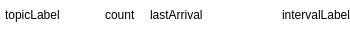
<?xml version="1.0" encoding="UTF-8"?>
<ui version="4.0">
 <class>TopicCountSummary</class>
 <widget class="QWidget" name="TopicCountSummary">
  <property name="geometry">
   <rect>
    <x>0</x>
    <y>0</y>
    <width>350</width>
    <height>30</height>
   </rect>
  </property>
  <property name="minimumSize">
   <size>
    <width>350</width>
    <height>30</height>
   </size>
  </property>
  <property name="maximumSize">
   <size>
    <width>16777215</width>
    <height>30</height>
   </size>
  </property>
  <property name="palette">
   <palette>
    <active>
     <colorrole role="WindowText">
      <brush brushstyle="SolidPattern">
       <color alpha="255">
        <red>0</red>
        <green>0</green>
        <blue>0</blue>
       </color>
      </brush>
     </colorrole>
     <colorrole role="Button">
      <brush brushstyle="SolidPattern">
       <color alpha="255">
        <red>255</red>
        <green>255</green>
        <blue>255</blue>
       </color>
      </brush>
     </colorrole>
     <colorrole role="Light">
      <brush brushstyle="SolidPattern">
       <color alpha="255">
        <red>255</red>
        <green>255</green>
        <blue>255</blue>
       </color>
      </brush>
     </colorrole>
     <colorrole role="Midlight">
      <brush brushstyle="SolidPattern">
       <color alpha="255">
        <red>255</red>
        <green>255</green>
        <blue>255</blue>
       </color>
      </brush>
     </colorrole>
     <colorrole role="Dark">
      <brush brushstyle="SolidPattern">
       <color alpha="255">
        <red>127</red>
        <green>127</green>
        <blue>127</blue>
       </color>
      </brush>
     </colorrole>
     <colorrole role="Mid">
      <brush brushstyle="SolidPattern">
       <color alpha="255">
        <red>170</red>
        <green>170</green>
        <blue>170</blue>
       </color>
      </brush>
     </colorrole>
     <colorrole role="Text">
      <brush brushstyle="SolidPattern">
       <color alpha="255">
        <red>0</red>
        <green>0</green>
        <blue>0</blue>
       </color>
      </brush>
     </colorrole>
     <colorrole role="BrightText">
      <brush brushstyle="SolidPattern">
       <color alpha="255">
        <red>255</red>
        <green>255</green>
        <blue>255</blue>
       </color>
      </brush>
     </colorrole>
     <colorrole role="ButtonText">
      <brush brushstyle="SolidPattern">
       <color alpha="255">
        <red>0</red>
        <green>0</green>
        <blue>0</blue>
       </color>
      </brush>
     </colorrole>
     <colorrole role="Base">
      <brush brushstyle="SolidPattern">
       <color alpha="255">
        <red>255</red>
        <green>255</green>
        <blue>255</blue>
       </color>
      </brush>
     </colorrole>
     <colorrole role="Window">
      <brush brushstyle="SolidPattern">
       <color alpha="255">
        <red>255</red>
        <green>255</green>
        <blue>255</blue>
       </color>
      </brush>
     </colorrole>
     <colorrole role="Shadow">
      <brush brushstyle="SolidPattern">
       <color alpha="255">
        <red>0</red>
        <green>0</green>
        <blue>0</blue>
       </color>
      </brush>
     </colorrole>
     <colorrole role="AlternateBase">
      <brush brushstyle="SolidPattern">
       <color alpha="255">
        <red>255</red>
        <green>255</green>
        <blue>255</blue>
       </color>
      </brush>
     </colorrole>
     <colorrole role="ToolTipBase">
      <brush brushstyle="SolidPattern">
       <color alpha="255">
        <red>255</red>
        <green>255</green>
        <blue>220</blue>
       </color>
      </brush>
     </colorrole>
     <colorrole role="ToolTipText">
      <brush brushstyle="SolidPattern">
       <color alpha="255">
        <red>0</red>
        <green>0</green>
        <blue>0</blue>
       </color>
      </brush>
     </colorrole>
    </active>
    <inactive>
     <colorrole role="WindowText">
      <brush brushstyle="SolidPattern">
       <color alpha="255">
        <red>0</red>
        <green>0</green>
        <blue>0</blue>
       </color>
      </brush>
     </colorrole>
     <colorrole role="Button">
      <brush brushstyle="SolidPattern">
       <color alpha="255">
        <red>255</red>
        <green>255</green>
        <blue>255</blue>
       </color>
      </brush>
     </colorrole>
     <colorrole role="Light">
      <brush brushstyle="SolidPattern">
       <color alpha="255">
        <red>255</red>
        <green>255</green>
        <blue>255</blue>
       </color>
      </brush>
     </colorrole>
     <colorrole role="Midlight">
      <brush brushstyle="SolidPattern">
       <color alpha="255">
        <red>255</red>
        <green>255</green>
        <blue>255</blue>
       </color>
      </brush>
     </colorrole>
     <colorrole role="Dark">
      <brush brushstyle="SolidPattern">
       <color alpha="255">
        <red>127</red>
        <green>127</green>
        <blue>127</blue>
       </color>
      </brush>
     </colorrole>
     <colorrole role="Mid">
      <brush brushstyle="SolidPattern">
       <color alpha="255">
        <red>170</red>
        <green>170</green>
        <blue>170</blue>
       </color>
      </brush>
     </colorrole>
     <colorrole role="Text">
      <brush brushstyle="SolidPattern">
       <color alpha="255">
        <red>0</red>
        <green>0</green>
        <blue>0</blue>
       </color>
      </brush>
     </colorrole>
     <colorrole role="BrightText">
      <brush brushstyle="SolidPattern">
       <color alpha="255">
        <red>255</red>
        <green>255</green>
        <blue>255</blue>
       </color>
      </brush>
     </colorrole>
     <colorrole role="ButtonText">
      <brush brushstyle="SolidPattern">
       <color alpha="255">
        <red>0</red>
        <green>0</green>
        <blue>0</blue>
       </color>
      </brush>
     </colorrole>
     <colorrole role="Base">
      <brush brushstyle="SolidPattern">
       <color alpha="255">
        <red>255</red>
        <green>255</green>
        <blue>255</blue>
       </color>
      </brush>
     </colorrole>
     <colorrole role="Window">
      <brush brushstyle="SolidPattern">
       <color alpha="255">
        <red>255</red>
        <green>255</green>
        <blue>255</blue>
       </color>
      </brush>
     </colorrole>
     <colorrole role="Shadow">
      <brush brushstyle="SolidPattern">
       <color alpha="255">
        <red>0</red>
        <green>0</green>
        <blue>0</blue>
       </color>
      </brush>
     </colorrole>
     <colorrole role="AlternateBase">
      <brush brushstyle="SolidPattern">
       <color alpha="255">
        <red>255</red>
        <green>255</green>
        <blue>255</blue>
       </color>
      </brush>
     </colorrole>
     <colorrole role="ToolTipBase">
      <brush brushstyle="SolidPattern">
       <color alpha="255">
        <red>255</red>
        <green>255</green>
        <blue>220</blue>
       </color>
      </brush>
     </colorrole>
     <colorrole role="ToolTipText">
      <brush brushstyle="SolidPattern">
       <color alpha="255">
        <red>0</red>
        <green>0</green>
        <blue>0</blue>
       </color>
      </brush>
     </colorrole>
    </inactive>
    <disabled>
     <colorrole role="WindowText">
      <brush brushstyle="SolidPattern">
       <color alpha="255">
        <red>127</red>
        <green>127</green>
        <blue>127</blue>
       </color>
      </brush>
     </colorrole>
     <colorrole role="Button">
      <brush brushstyle="SolidPattern">
       <color alpha="255">
        <red>255</red>
        <green>255</green>
        <blue>255</blue>
       </color>
      </brush>
     </colorrole>
     <colorrole role="Light">
      <brush brushstyle="SolidPattern">
       <color alpha="255">
        <red>255</red>
        <green>255</green>
        <blue>255</blue>
       </color>
      </brush>
     </colorrole>
     <colorrole role="Midlight">
      <brush brushstyle="SolidPattern">
       <color alpha="255">
        <red>255</red>
        <green>255</green>
        <blue>255</blue>
       </color>
      </brush>
     </colorrole>
     <colorrole role="Dark">
      <brush brushstyle="SolidPattern">
       <color alpha="255">
        <red>127</red>
        <green>127</green>
        <blue>127</blue>
       </color>
      </brush>
     </colorrole>
     <colorrole role="Mid">
      <brush brushstyle="SolidPattern">
       <color alpha="255">
        <red>170</red>
        <green>170</green>
        <blue>170</blue>
       </color>
      </brush>
     </colorrole>
     <colorrole role="Text">
      <brush brushstyle="SolidPattern">
       <color alpha="255">
        <red>127</red>
        <green>127</green>
        <blue>127</blue>
       </color>
      </brush>
     </colorrole>
     <colorrole role="BrightText">
      <brush brushstyle="SolidPattern">
       <color alpha="255">
        <red>255</red>
        <green>255</green>
        <blue>255</blue>
       </color>
      </brush>
     </colorrole>
     <colorrole role="ButtonText">
      <brush brushstyle="SolidPattern">
       <color alpha="255">
        <red>127</red>
        <green>127</green>
        <blue>127</blue>
       </color>
      </brush>
     </colorrole>
     <colorrole role="Base">
      <brush brushstyle="SolidPattern">
       <color alpha="255">
        <red>255</red>
        <green>255</green>
        <blue>255</blue>
       </color>
      </brush>
     </colorrole>
     <colorrole role="Window">
      <brush brushstyle="SolidPattern">
       <color alpha="255">
        <red>255</red>
        <green>255</green>
        <blue>255</blue>
       </color>
      </brush>
     </colorrole>
     <colorrole role="Shadow">
      <brush brushstyle="SolidPattern">
       <color alpha="255">
        <red>0</red>
        <green>0</green>
        <blue>0</blue>
       </color>
      </brush>
     </colorrole>
     <colorrole role="AlternateBase">
      <brush brushstyle="SolidPattern">
       <color alpha="255">
        <red>255</red>
        <green>255</green>
        <blue>255</blue>
       </color>
      </brush>
     </colorrole>
     <colorrole role="ToolTipBase">
      <brush brushstyle="SolidPattern">
       <color alpha="255">
        <red>255</red>
        <green>255</green>
        <blue>220</blue>
       </color>
      </brush>
     </colorrole>
     <colorrole role="ToolTipText">
      <brush brushstyle="SolidPattern">
       <color alpha="255">
        <red>0</red>
        <green>0</green>
        <blue>0</blue>
       </color>
      </brush>
     </colorrole>
    </disabled>
   </palette>
  </property>
  <property name="windowTitle">
   <string>Form</string>
  </property>
  <layout class="QGridLayout" name="gridLayout">
   <property name="leftMargin">
    <number>0</number>
   </property>
   <property name="topMargin">
    <number>0</number>
   </property>
   <property name="rightMargin">
    <number>0</number>
   </property>
   <property name="bottomMargin">
    <number>0</number>
   </property>
   <property name="spacing">
    <number>0</number>
   </property>
   <item row="0" column="0">
    <layout class="QHBoxLayout" name="horizontalLayout">
     <property name="spacing">
      <number>0</number>
     </property>
     <item>
      <widget class="QLabel" name="topicLabel">
       <property name="sizePolicy">
        <sizepolicy hsizetype="Minimum" vsizetype="Preferred">
         <horstretch>1</horstretch>
         <verstretch>0</verstretch>
        </sizepolicy>
       </property>
       <property name="minimumSize">
        <size>
         <width>150</width>
         <height>0</height>
        </size>
       </property>
       <property name="maximumSize">
        <size>
         <width>800</width>
         <height>16777215</height>
        </size>
       </property>
       <property name="baseSize">
        <size>
         <width>150</width>
         <height>0</height>
        </size>
       </property>
       <property name="lineWidth">
        <number>0</number>
       </property>
       <property name="text">
        <string>topicLabel</string>
       </property>
       <property name="alignment">
        <set>Qt::AlignLeading|Qt::AlignLeft|Qt::AlignVCenter</set>
       </property>
       <property name="indent">
        <number>5</number>
       </property>
      </widget>
     </item>
     <item>
      <widget class="QLabel" name="issueLabel">
       <property name="sizePolicy">
        <sizepolicy hsizetype="Preferred" vsizetype="Preferred">
         <horstretch>1</horstretch>
         <verstretch>0</verstretch>
        </sizepolicy>
       </property>
       <property name="minimumSize">
        <size>
         <width>50</width>
         <height>0</height>
        </size>
       </property>
       <property name="maximumSize">
        <size>
         <width>50</width>
         <height>16777215</height>
        </size>
       </property>
       <property name="lineWidth">
        <number>0</number>
       </property>
       <property name="text">
        <string>count</string>
       </property>
       <property name="alignment">
        <set>Qt::AlignLeading|Qt::AlignLeft|Qt::AlignVCenter</set>
       </property>
       <property name="indent">
        <number>5</number>
       </property>
      </widget>
     </item>
     <item>
      <widget class="QLabel" name="lastArrival">
       <property name="sizePolicy">
        <sizepolicy hsizetype="MinimumExpanding" vsizetype="Preferred">
         <horstretch>0</horstretch>
         <verstretch>0</verstretch>
        </sizepolicy>
       </property>
       <property name="minimumSize">
        <size>
         <width>180</width>
         <height>0</height>
        </size>
       </property>
       <property name="maximumSize">
        <size>
         <width>180</width>
         <height>16777215</height>
        </size>
       </property>
       <property name="lineWidth">
        <number>0</number>
       </property>
       <property name="text">
        <string>lastArrival</string>
       </property>
       <property name="alignment">
        <set>Qt::AlignLeading|Qt::AlignLeft|Qt::AlignVCenter</set>
       </property>
      </widget>
     </item>
     <item>
      <widget class="QLabel" name="intervalLabel">
       <property name="minimumSize">
        <size>
         <width>105</width>
         <height>0</height>
        </size>
       </property>
       <property name="maximumSize">
        <size>
         <width>105</width>
         <height>16777215</height>
        </size>
       </property>
       <property name="lineWidth">
        <number>0</number>
       </property>
       <property name="text">
        <string>intervalLabel</string>
       </property>
       <property name="alignment">
        <set>Qt::AlignRight|Qt::AlignTrailing|Qt::AlignVCenter</set>
       </property>
       <property name="indent">
        <number>5</number>
       </property>
      </widget>
     </item>
    </layout>
   </item>
  </layout>
 </widget>
 <resources/>
 <connections/>
</ui>
